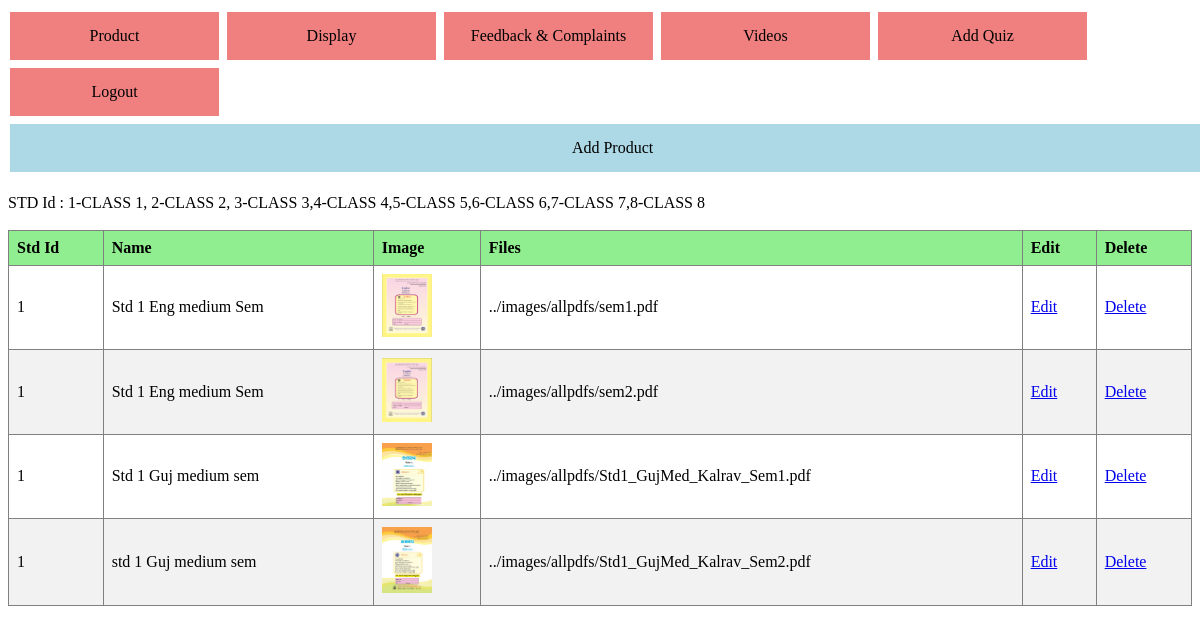
Page /admin/view1.php (signed in) on the committed database.
### tables this page shows
CREATE TABLE `product_master` (
  `Productmaster_id` int(20) NOT NULL,
  `Product_id` int(20) NOT NULL,
  `Productmaster_name` varchar(20) NOT NULL,
  `Image` text NOT NULL,
  `files` text NOT NULL
);

### admin/view1.php (the view, shortened to what this page needs)
<?php
include("connect.php");
if(isset($_SESSION['admin_login']))
{
    $sql= "select * from product_master ";
    $result=mysqli_query($db,$sql);
    require_once('adminheader.php');
?>
<!DOCTYPE html>
<html>
<head>
</head>
<body>
<br>
<a href="addpro.php" class="button1">Add Product</a>
<br><br>
STD Id : 1-CLASS 1, 2-CLASS 2, 3-CLASS 3,4-CLASS 4,5-CLASS 5,6-CLASS 6,7-CLASS 7,8-CLASS 8
<br><br>
<table id="example" border="1%" class="table table-striped table-bordered" style="width:100%" >
<thead>
<tr>
<th><strong>Std Id</strong></th>
<th><strong>Name</strong></th>
<th><strong>Image</strong></th>
<th><strong>Files</strong></th>
<th><strong>Edit</strong></th>
<th><strong>Delete</strong></th>
</tr>
</thead>
<tbody>
<?php
while($row = mysqli_fetch_assoc($result)){
    ?>
  <tr><td align="center"><?php echo $row['Product_id']; ?> </td>
<td align="center"> <?php echo $row['Productmaster_name']; ?></td>
<td align="center"><img width=50px src="<?php echo $row['Image']; ?>" /></td>
<td align="center"><?php echo $row['files'] ?></td>
<td align="center"><a href="editpro.php?Productmaster_id=<?php echo $row["Productmaster_id"]; ?>">Edit</a>
</td>
<td align="center">
<a href="deletepro.php?id=<?php echo $row["Productmaster_id"]; ?>">Delete</a>
</td>
</tr>
      <?php
}
?>
</table>
</body>
</html>
      <?php
}
else
{
	 header("location: adminlogin.php");
}
?>

### admin/adminheader.php (shortened to what this page needs)
<!DOCTYPE html>
<html>
<head>
</head>
<body>
<a href="view1.php" class="button">Product</a>
<a href="view2.php" class="button">Display</a>
<a href="complaints.php" class="button">Feedback & Complaints</a>
<a href="view3.php" class="button">Videos</a>
<a href="quiz/add.php" class="button">Add Quiz</a>
<a href="logout.php" class="button">Logout</a>
</body>
</html>

### admin/adminheader.php (style rules this page uses)
.button { background-color: #F08080; border: none; color: black; padding: 15px 10px; text-align: center; text-decoration: none; display: inline-block; font-size: 16px; margin: 4px 2px; cursor: pointer; width: 189px; }

### admin/view1.php (style rules this page uses)
table { border-collapse: collapse; width: 100%; }
th, td { text-align: left; padding: 8px; }
th { background-color: #90EE90; color: black; }
tr:nth-child(even) { background-color: #f2f2f2; }
.button1 { background-color: #ADD8E6; border: none; color: black; padding: 15px 52px; text-align: center; text-decoration: none; display: inline-block; font-size: 16px; margin: 4px 2px; cursor: pointer; width: 93%; }

### rows in the picture
product_master: Product "1", Productmaster_name "Std 1 Eng medium Sem", Image (picture), files "../images/allpdfs/sem1.pdf"
product_master: Product "1", Productmaster_name "Std 1 Eng medium Sem", Image (picture), files "../images/allpdfs/sem2.pdf"
product_master: Product "1", Productmaster_name "Std 1 Guj medium sem", Image (picture), files "../images/allpdfs/Std1_GujMed_Kalrav_Sem1.pdf"
product_master: Product "1", Productmaster_name "std 1 Guj medium sem", Image (picture), files "../images/allpdfs/Std1_GujMed_Kalrav_Sem2.pdf"
